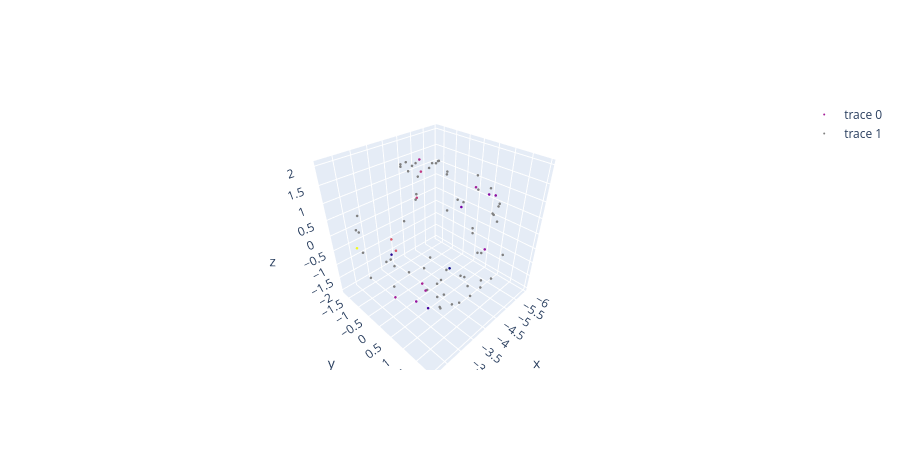

Source (notebook cell):
### Code cell
fig = go.Figure(data=[go.Scatter3d(
    x=X[good_idx, 0], y=X[good_idx, 1], z=X[good_idx, 2], 
    mode ='markers', 
    marker=dict(size = 1.5 , color = tc_theta[0][good_idx])),
    go.Scatter3d(
    x=X[bad_idx, 0], y=X[bad_idx, 1], z=X[bad_idx, 2], 
    mode ='markers', 
    marker=dict(size = 1.5 , color = 'gray'))
    ])

fig.update_layout( width=900, height=450)
fig.show()
